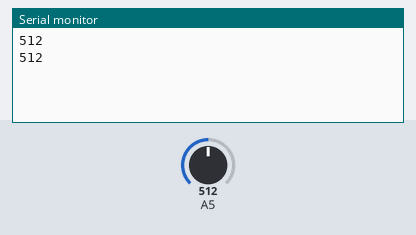
The sketch below on a simulated Arduino Uno, built with avr-gcc and run on an emulated ATmega328P. Shown: the last lines printed to the serial monitor. Inputs (shaded band) come from the test bench; at power-on: A5 = 512.

Above: at 1.8 s.
1.9 s: A5 set to 716
At 2.8 s:
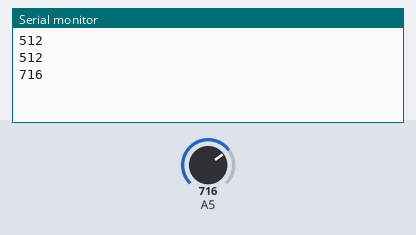
3.4 s: A5 set to 900
At 4.4 s:
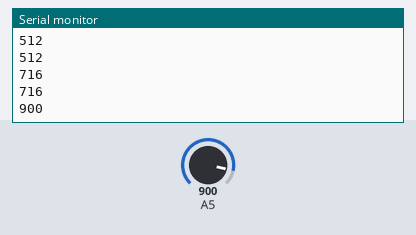
Timing chart, 0 to 6.4 s (numbered marks = the images above; inputs shaded):
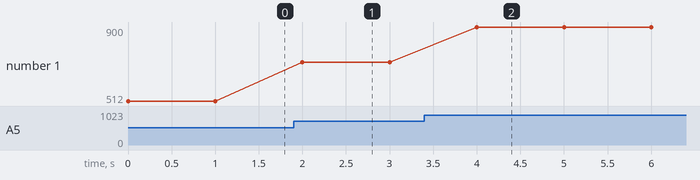

The sketch:

analog_sensor_check.ino
```cpp
int b_detect;

void readsensors_block(){
  b_detect=analogRead(A5);
}

void setup(){
  Serial.begin(9600);
}

void loop(){
  readsensors_block();
  Serial.println(b_detect);
  delay(1000);
}
```

Measured:
- after the input at 1.9 s, the serial monitor: prints a new line after 0.10 s (image 1)
- after the input at 3.4 s, the serial monitor: prints a new line after 0.60 s (image 2)
- plotted number 1: 512 → 716 after the input at 1.9 s, 716 → 900 after the input at 3.4 s
